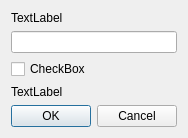
<?xml version="1.0" encoding="UTF-8"?>
<ui version="4.0">
 <class>CheckableInputDialog</class>
 <widget class="QDialog" name="CheckableInputDialog">
  <property name="geometry">
   <rect>
    <x>0</x>
    <y>0</y>
    <width>186</width>
    <height>112</height>
   </rect>
  </property>
  <property name="sizePolicy">
   <sizepolicy hsizetype="Expanding" vsizetype="Expanding">
    <horstretch>0</horstretch>
    <verstretch>0</verstretch>
   </sizepolicy>
  </property>
  <property name="windowTitle">
   <string>Dialog</string>
  </property>
  <layout class="QVBoxLayout" name="verticalLayout">
   <item>
    <widget class="QLabel" name="label">
     <property name="text">
      <string>TextLabel</string>
     </property>
    </widget>
   </item>
   <item>
    <widget class="QLineEdit" name="lineEdit"/>
   </item>
   <item>
    <widget class="QCheckBox" name="checkBox">
     <property name="text">
      <string>CheckBox</string>
     </property>
    </widget>
   </item>
   <item>
    <widget class="QLabel" name="extraText">
     <property name="text">
      <string>TextLabel</string>
     </property>
    </widget>
   </item>
   <item>
    <widget class="QDialogButtonBox" name="buttonBox">
     <property name="orientation">
      <enum>Qt::Horizontal</enum>
     </property>
     <property name="standardButtons">
      <set>QDialogButtonBox::Cancel|QDialogButtonBox::Ok</set>
     </property>
    </widget>
   </item>
  </layout>
 </widget>
 <resources/>
 <connections>
  <connection>
   <sender>buttonBox</sender>
   <signal>accepted()</signal>
   <receiver>CheckableInputDialog</receiver>
   <slot>accept()</slot>
   <hints>
    <hint type="sourcelabel">
     <x>248</x>
     <y>254</y>
    </hint>
    <hint type="destinationlabel">
     <x>157</x>
     <y>274</y>
    </hint>
   </hints>
  </connection>
  <connection>
   <sender>buttonBox</sender>
   <signal>rejected()</signal>
   <receiver>CheckableInputDialog</receiver>
   <slot>reject()</slot>
   <hints>
    <hint type="sourcelabel">
     <x>316</x>
     <y>260</y>
    </hint>
    <hint type="destinationlabel">
     <x>286</x>
     <y>274</y>
    </hint>
   </hints>
  </connection>
 </connections>
</ui>
